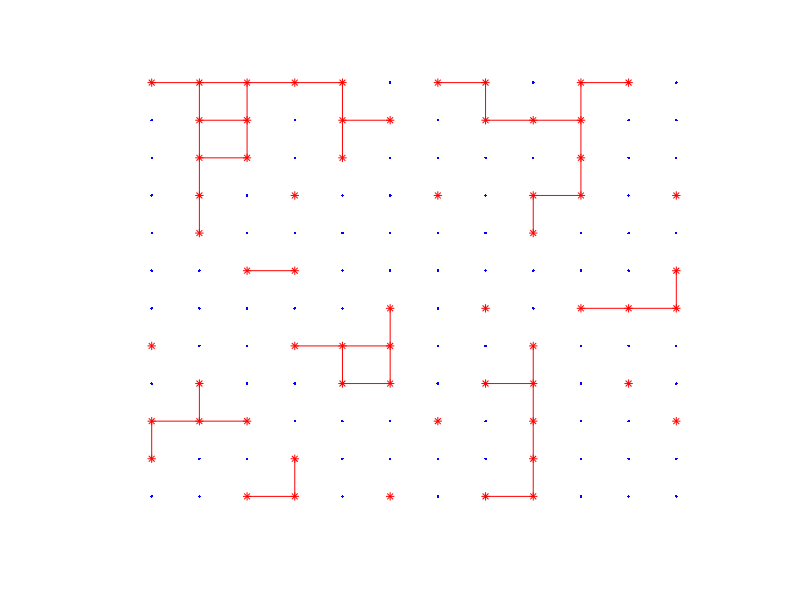

This figure's MATLAB source: (Note: this script raises an error after producing the figure.)
L=12;  % Gittergroesse L*L
p=0.5;  % Besetzungswahrscheinlichkeit
rand('state',0); % Standard initialisierung der Zufallszahlen

disp('Punktbesetzung:');
feld=-(rand(L,L) > p);
flipud(feld.')  % druck-plot gegen (x,y)
% Bedeutung feld-Werte: -1=leer, 0=besetzt, andere: 
% Cluster Indizes

% Plot
figure();axis([0 L+1 0 L+1]);hold on;
% besetzt/leer:
for x=1:L, for y=1:L
   if feld(x,y) >= 0, plot(x,y,'*r'); else, plot(x,y,'.b'); end        
end,end
% Linien zwischen besetzten Nachbarn
for x=1:L-1, for y=1:L
    if feld(x,y) >= 0 & feld(x+1,y) >= 0, plot([x x+1],[y y],'-r'); end
end,end
for x=1:L, for y=1:L-1
    if feld(x,y) >= 0 & feld(x,y+1) >= 0, plot([x x],[y y+1],'-r'); end
end,end
axis off;

pause

disp('Ergebnis, Baumsuche:');
[feld] = baum_analyse(feld);
flipud(feld.')
disp('Ergebnis, Hoshen-Kopelman:');
[feld] = hoshen_kopelman(feld); 
flipud(feld.')
